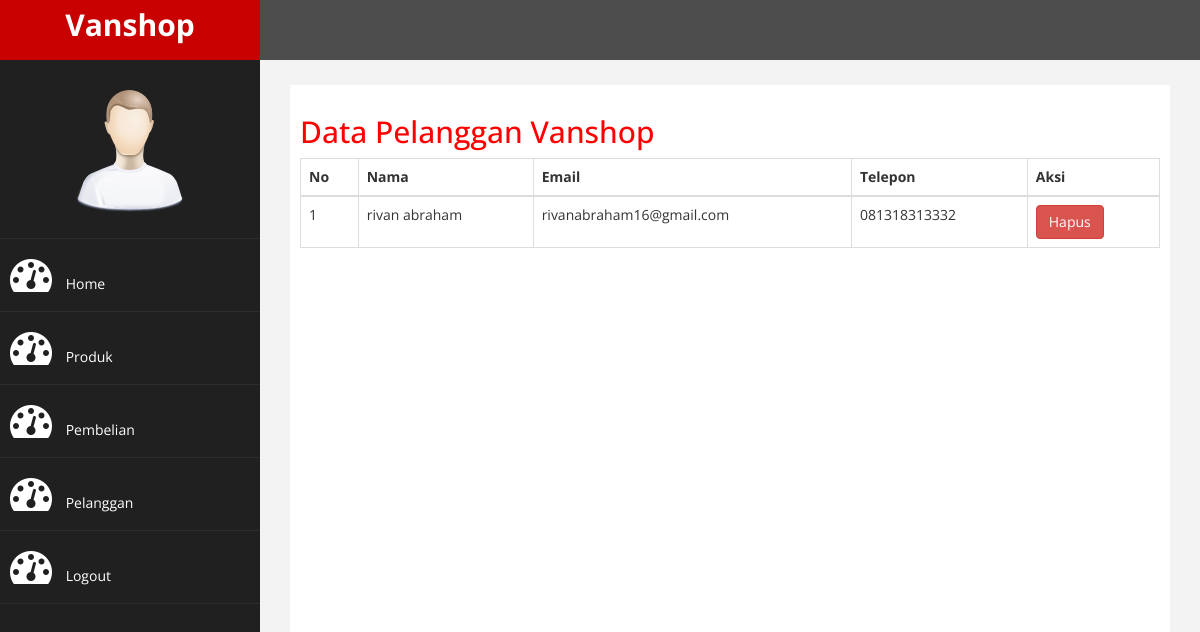
The app's page /vanshop/admin/index.php?halaman=pelanggan (signed in) with its own data.
### tables this page shows
CREATE TABLE IF NOT EXISTS `pelanggan` (
  `id_pelanggan` int(11) NOT NULL,
  `email_pelanggan` varchar(100) NOT NULL,
  `password_pelanggan` varchar(50) NOT NULL,
  `nama_pelanggan` varchar(100) NOT NULL,
  `telepon_pelanggan` varchar(25) NOT NULL
);

### vanshop/admin/pelanggan.php (the view)
<h2>Data Pelanggan Vanshop</h2>
<table class="table table-bordered">
	<thead>
		<tr>
			<th>No</th>
			<th>Nama</th>
			<th>Email</th>
			<th>Telepon</th>
			<th>Aksi</th>
		</tr>
	</thead>
<tbody>
	<?php $nomor=1; ?>
	<?php $ambil=$koneksi->query("SELECT * FROM pelanggan"); ?>
	<?php while($pecah=$ambil->fetch_assoc()){ ?>
	<tr>
		<td><?php echo $nomor; ?></td>
		<td><?php echo $pecah['nama_pelanggan']; ?></td>
		<td><?php echo $pecah['email_pelanggan'];?></td>
		<td><?php echo $pecah['telepon_pelanggan']; ?></td>
		<td>
			<a href="" class="btn btn-danger">Hapus</a>
		</td>
	</tr>
	<?php $nomor++; ?>
	<?php } ?>
</tbody>
</table>

### vanshop/admin/assets/css/custom.css (style rules this page uses)
body { font-family: 'Open Sans', sans-serif; }
h2 { color: #f00; }

### records on screen
pelanggan: nama_pelanggan "rivan abraham", email_pelanggan "rivanabraham16@gmail.com", telepon_pelanggan "081318313332"
